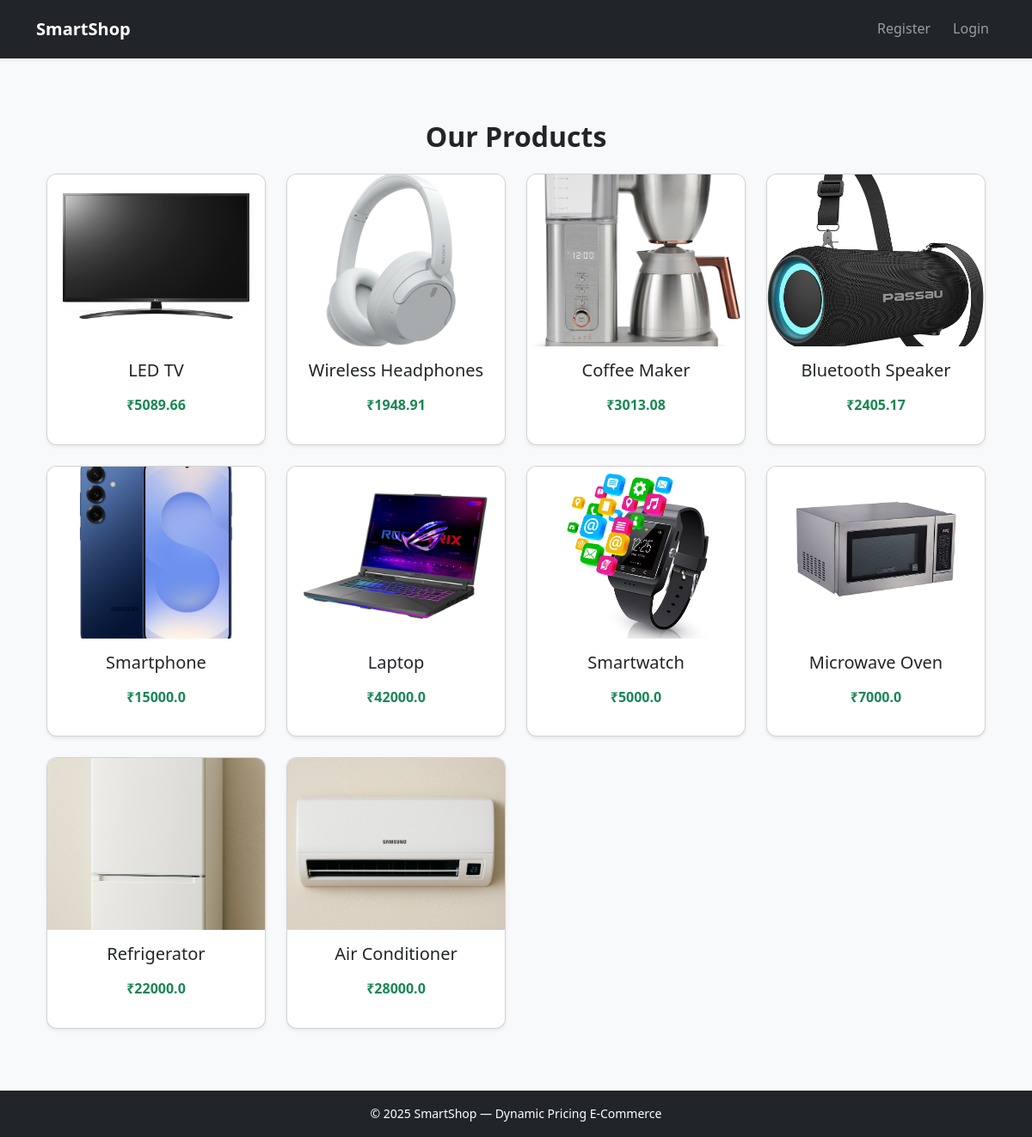
The page / on the database its author committed.
### app.py (models this page shows)
class Product(db.Model):
    id = db.Column(db.Integer, primary_key=True)
    name = db.Column(db.String(200))
    description = db.Column(db.Text)
    base_price = db.Column(db.Float)
    competitor_price = db.Column(db.Float)
    stock = db.Column(db.Integer, default=0)
    demand = db.Column(db.Integer, default=50)
    image = db.Column(db.String(300), default='images/default.jpg')
    category = db.Column(db.String(100), default='General')
    service_center = db.Column(db.Text, default="")

### app.py (the view)
@app.route("/")
def home():
    products_query = Product.query
    products = []
    for p in products_query.all():
        optimized = optimize_price(p)
        offer = apply_offers(current_user if current_user.is_authenticated else None, optimized)
        products.append({
            "id": p.id,
            "name": p.name,
            "description": p.description,
            "image": p.image,
            "base_price": p.base_price,
            "optimized_price": optimized,
            "final_price": offer["final_price"],
            "discount_pct": offer["discount_pct"],
            "cashback_pct": offer["cashback_pct"],
            "stock": p.stock
        })
    return render_template("products.html", products=products)

### app.py (called while the page is built)
def optimize_price(product: Product):
    base = float(product.base_price)
    comp = float(product.competitor_price or base)
    demand = float(product.demand or 50)
    stock = float(product.stock or 0)
    if model:
        try:
            pred = float(model.predict([[base, comp, demand, stock]])[0])
        except Exception:
            pred = base * 0.95
    else:
        pred = base * 0.95
    if ENFORCE_LOWER_THAN_BASE and pred >= base:
        pred = base * 0.95
    return round(max(pred, 1.0), 2)

def get_user_type(user: User):
    if not user:
        return "guest"
    if user.orders_count == 0:
        return "new"
    if user.orders_count >= 3:
        return "loyal"
    return "regular"

def apply_offers(user: User, optimized_price: float):
    user_type = get_user_type(user)
    discount_pct, cashback_pct = 0, 0
    if user_type == "new":
        discount_pct = 10
    elif user_type == "loyal":
        discount_pct, cashback_pct = 7, 5
    final_price = optimized_price * (1 - discount_pct / 100.0)
    return {
        "final_price": round(final_price, 2),
        "discount_pct": discount_pct,
        "cashback_pct": cashback_pct
    }

### templates/products.html (shortened to what this page needs)
{% extends "base.html" %}
{% block content %}
<div class="container mt-4">
  <h2 class="mb-4 text-center">Our Products</h2>
  <div class="row">
    {% for product in products %}
    <div class="col-md-3 mb-4">
      <a href="{{ url_for('product', pid=product.id) }}" class="text-decoration-none text-dark">
        <div class="card h-100 shadow-sm">
          {% if 'http' in product.image %}
            <img src="{{ product.image }}" class="card-img-top" alt="{{ product.name }}" style="height: 200px; object-fit: cover;">
          {% else %}
            <img src="{{ url_for('static', filename='images/' ~ product.image) }}" class="card-img-top" alt="{{ product.name }}" style="height: 200px; object-fit: cover;">
          {% endif %}
          <div class="card-body text-center">
            <h5 class="card-title">{{ product.name }}</h5>
            <p class="fw-bold text-success">₹{{ product.base_price }}</p>
          </div>
        </div>
      </a>
    </div>
    {% endfor %}
  </div>
</div>
{% endblock %}

### templates/base.html (shortened to what this page needs)
<!doctype html>
<html lang="en">
<head>
  <link href="https://cdn.jsdelivr.net/npm/bootstrap@5.3.0/dist/css/bootstrap.min.css" rel="stylesheet">
  <link rel="stylesheet" href="{{ url_for('static', filename='style.css') }}">
</head>
<body class="bg-light">
<nav class="navbar navbar-expand-lg navbar-dark bg-dark shadow-sm">
  <div class="container">
    <a class="navbar-brand fw-bold" href="{{ url_for('home') }}">SmartShop</a>
    <div class="collapse navbar-collapse" id="navbarNav">
      <ul class="navbar-nav ms-auto">
        {% if current_user.is_authenticated %}
          <li class="nav-item"><a class="nav-link" href="{{ url_for('cart') }}">🛒 Cart</a></li>
          {% if current_user.is_admin %}
            <li class="nav-item"><a class="nav-link" href="{{ url_for('admin') }}">Admin</a></li>
          {% endif %}
          <li class="nav-item"><a class="nav-link" href="{{ url_for('logout') }}">Logout</a></li>
        {% else %}
          <li class="nav-item"><a class="nav-link" href="{{ url_for('register') }}">Register</a></li>
          <li class="nav-item"><a class="nav-link" href="{{ url_for('login') }}">Login</a></li>
        {% endif %}
      </ul>
    </div>
  </div>
</nav>
<div class="container py-4">
  {% block content %}{% endblock %}
</div>
<footer class="bg-dark text-white text-center py-3 mt-4">
  <p class="mb-0">© 2025 SmartShop — Dynamic Pricing E-Commerce</p>
</footer>
</body>
</html>

### static/style.css (style rules this page uses)
* { margin: 0; padding: 0; box-sizing: border-box; }
body { font-family: "Segoe UI", Tahoma, Geneva, Verdana, sans-serif; background-color: #f8f9fa; color: #333; line-height: 1.6; }
.navbar { padding: 0.8rem 1rem; }
.navbar .nav-link { font-weight: 500; margin-left: 10px; }
footer { font-size: 14px; background-color: #222; color: #ccc; }
h1, h2, h3 { font-weight: 600; margin-bottom: 1rem; color: #212529; }
.card { border-radius: 12px; overflow: hidden; transition: transform 0.2s ease-in-out, box-shadow 0.2s; }
.card img { object-fit: cover; height: 200px; }

### rows shown on the page
Product: image (picture), name "LED TV", base_price "5089.66"
Product: image (picture), name "Wireless Headphones", base_price "1948.91"
Product: image (picture), name "Coffee Maker", base_price "3013.08"
Product: image (picture), name "Bluetooth Speaker", base_price "2405.17"
Product: image (picture), name "Smartphone", base_price "15000.0"
Product: image (picture), name "Laptop", base_price "42000.0"
Product: image (picture), name "Smartwatch", base_price "5000.0"
Product: image (picture), name "Microwave Oven", base_price "7000.0"
Product: image (picture), name "Refrigerator", base_price "22000.0"
Product: image (picture), name "Air Conditioner", base_price "28000.0"
